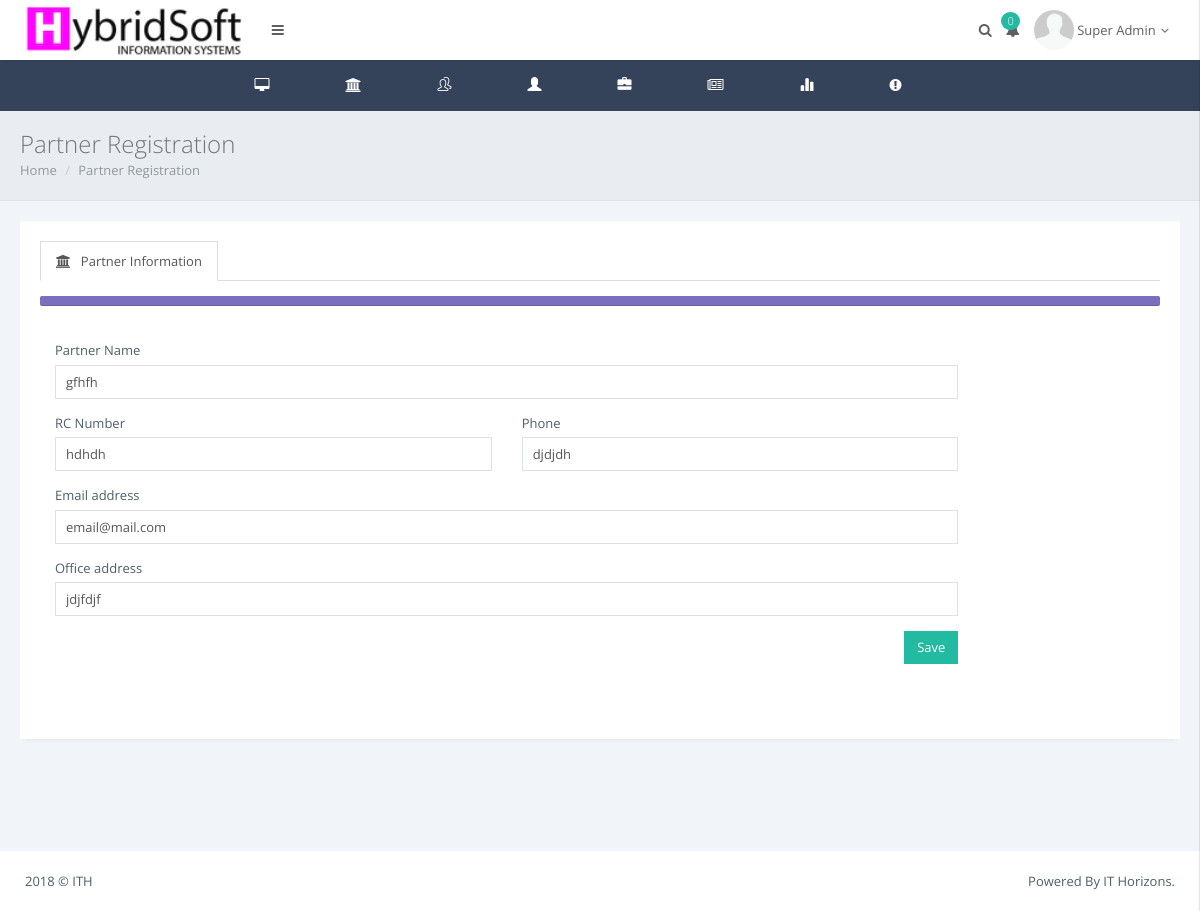
Screenshot of /admin/Epartner.php?id=17 (signed in) with the database file from the repository.
### tables this page shows
CREATE TABLE `users` (
  `user_id` int(10) NOT NULL,
  `username` varchar(50) NOT NULL,
  `rc` varchar(12) NOT NULL,
  `telephone` varchar(12) NOT NULL,
  `email` varchar(50) NOT NULL,
  `address` text NOT NULL,
  `city` varchar(50) NOT NULL,
  `state` varchar(50) NOT NULL,
  `dob` date NOT NULL,
  `lastname` varchar(50) NOT NULL,
  `firstname` varchar(50) NOT NULL,
  `middlename` varchar(50) NOT NULL,
  `password` varchar(255) NOT NULL,
  `role_id` int(11) NOT NULL,
  `nfname` varchar(200) NOT NULL,
  `nlname` varchar(200) NOT NULL,
  `nphone` varchar(200) NOT NULL,
  `nemail` varchar(200) NOT NULL,
  `naddress` text NOT NULL,
  `created` date NOT NULL,
  `createdby` int(11) NOT NULL
);

### admin/index.php (called while the page is built, shortened)
<?php
include_once "../db.php";
if (isset($_SESSION["id"])){
    $user_id = $_SESSION["id"];
    $userQuery = "SELECT * FROM users WHERE user_id = '$user_id'";
    $result = mysqli_query($con, $userQuery);
    $user = mysqli_fetch_assoc($result);
    $name=$user['firstname']." ".$user['lastname'];
    $uid=$user['user_id'];
    $ins_comp=$con->query("SELECT insurance_id FROM iuser WHERE user_id='$uid'");
    $ra=$ins_comp->fetch_array();
    $i_id=$ra['insurance_id'];
}else{
    header('Location:../index.php');
}
?>

### admin/Epartner.php (the view, shortened to what this page needs)
<!DOCTYPE html>
<html>
    <head>
        <link href="../res/plugins/pace-master/themes/blue/pace-theme-flash.css" rel="stylesheet"/>
        <link href="../res/plugins/uniform/css/uniform.default.min.css" rel="stylesheet"/>
        <link href="../res/plugins/bootstrap/css/bootstrap.min.css" rel="stylesheet" type="text/css"/>
        <link href="../res/plugins/fontawesome/css/font-awesome.css" rel="stylesheet" type="text/css"/>
        <link href="../res/plugins/line-icons/simple-line-icons.css" rel="stylesheet" type="text/css"/>
        <link href="../res/plugins/offcanvasmenueffects/css/menu_cornerbox.css" rel="stylesheet" type="text/css"/>
        <link href="../res/plugins/waves/waves.min.css" rel="stylesheet" type="text/css"/>
        <link href="../res/plugins/switchery/switchery.min.css" rel="stylesheet" type="text/css"/>
        <link href="../res/plugins/3d-bold-navigation/css/style.css" rel="stylesheet" type="text/css"/>
        <link href="../res/plugins/slidepushmenus/css/component.css" rel="stylesheet" type="text/css"/>
        <link href="../res/plugins/bootstrap-datepicker/css/datepicker3.css" rel="stylesheet" type="text/css"/>
        <link href="../res/css/modern.css" rel="stylesheet" type="text/css"/>
        <link href="../res/css/themes/white.css" class="theme-color" rel="stylesheet" type="text/css"/>
        <link href="../res/css/custom.css" rel="stylesheet" type="text/css"/>
    </head>
   <?php
   include 'nav.php';
   $id= $_GET['id'];
   $cst=$con->query("SELECT * FROM users WHERE user_id='$id'");
   $ro=$cst->fetch_array();
   ?>
            <div class="page-inner">
                <div class="page-title">
                    <h3>Partner Registration</h3>
                    <div class="page-breadcrumb">
                        <ol class="breadcrumb">
                            <li><a href="home.php">Home</a></li>
                            <li><a href="#">Partner Registration</a></li>
                        </ol>
                    </div>
                </div>
                <div id="main-wrapper">
                    <div class="row">
                        <div class="col-md-12">
                            <div class="panel panel-white">
                                <div class="panel-body">
                                    <div id="rootwizard">
                                        <ul class="nav nav-tabs" role="tablist">
                                            <li role="presentation" class="active"><a href="#tab1" data-toggle="tab"><i class="fa fa-bank m-r-xs"></i>Partner Information</a></li>
                                        </ul>
                                        <div class="progress progress-sm m-t-sm">
                                            <div class="progress-bar progress-bar-primary" role="progressbar" aria-valuenow="20" aria-valuemin="0" aria-valuemax="100" style="width: 0%">
                                            </div>
                                        </div>
                                        <form id="wizardForm" method="post" action="">
                                            <div class="tab-content">
                                                <div class="tab-pane active fade in" id="tab1">
                                                    <div class="row m-b-lg">
                                                        <div class="col-md-10">
                                                            <div class="row">
                                                                <div class="form-group col-md-12">
                                                                    <label for="exampleInputName">Partner Name</label>
                                                                    <input type="text" class="form-control" name="name" id="exampleInputName" value="<?php echo $ro['firstname']; ?>" required />
                                                                </div>
                                                                <div class="form-group  col-md-6">
                                                                    <label for="exampleInputName2">RC Number</label>
                                                                    <input type="text" class="form-control col-md-6" name="rc" id="rc" value="<?php echo $ro['rc']; ?>" required />
                                                                </div>
                                                                <div class="form-group col-md-6">
                                                                    <label for="exampleInputName">Phone</label>
                                                                    <input type="text" class="form-control" name="phone" id="phone" value="<?php echo $ro['telephone']; ?>" required />
                                                                </div>
                                                                <div class="form-group col-md-12">
                                                                    <label for="exampleInputEmail">Email address</label>
                                                                    <input type="email" class="form-control" name="email" id="email" value="<?php echo $ro['email']; ?>" required />
                                                                </div>
                                                                <div class="form-group col-md-12">
                                                                    <label for="exampleInputEmail">Office address</label>
                                                                    <input type="text" class="form-control" name="address" id="address" value="<?php echo $ro['address']; ?>" required />
                                                                </div>
                                                                <div class="form-group col-md-12">
                                                                 <button type="submit" name="submit" class="btn btn-success pull-right">Save</button>
                                                                </div>
                                                            </div>
                                                        </div>
                                                    </div>
                                                </div>
                                            </div>
                                        </form>
                                    </div>
                                </div>
                            </div>
                        </div>
                    </div>
                </div>
                <div class="page-footer">
                    <p class="no-s">2018 &copy; ITH <span class="pull-right">Powered By IT Horizons.</span></p>
                </div>
            </div>
        </main>
    </body>
</html>

### admin/nav.php (shortened to what this page needs)
<?php
include_once "index.php";?>
    <body class="page-header-fixed page-horizontal-bar">
        <main class="page-content content-wrap">
            <div class="navbar">
                <div class="navbar-inner">
                    <div class="logo-box" style="background: #fff;">
                        <a href="home.php" class="logo-text">
                            <span>
                                <img src="../assets/images/logo2.png" height="54" alt=""/>
                            </span></a>
                    </div>
                    <div class="topmenu-outer">
                        <div class="top-menu">
                            <ul class="nav navbar-nav navbar-left">
                                <li>
                                    <a href="javascript:void(0);" class="waves-effect waves-button waves-classic sidebar-toggle"><i class="fa fa-bars"></i></a>
                                </li>
                            </ul>
                            <ul class="nav navbar-nav navbar-right">
                                <li>
                                    <a href="javascript:void(0);" class="waves-effect waves-button waves-classic show-search"><i class="fa fa-search"></i></a>
                                </li>
                                <?php
                                        $usrx=$con->query("SELECT count(distinct user_id) AS customer, count(policy) AS policy, sum(premium) AS premium FROM transaction WHERE insurance_id='$i_id' AND status='Active' ");
                                        $ru2=$usrx->fetch_array();
                                        $n=$ru2['policy'];
                                        ?>
                                <li class="dropdown">
                                    <a href="#" class="dropdown-toggle waves-effect waves-button waves-classic" data-toggle="dropdown"><i class="fa fa-bell"></i><span class="badge badge-success pull-right"><?php echo $n;?></span></a>
                                </li>
                                <li class="dropdown">
                                    <a href="#" class="dropdown-toggle waves-effect waves-button waves-classic" data-toggle="dropdown">
                                        <img class="img-circle avatar" src="../res/images/avatar1.png" width="40" height="40" alt="">
                                        <span class="user-name"><?php echo $name; ?><i class="fa fa-angle-down"></i></span>
                                    </a>
                                </li>
                                <li>
                                    <a href="javascript:void(0);"  id="showRight"></a>
                                </li>
                            </ul>
                        </div>
                    </div>
                </div>
            </div>
            <div class="horizontal-bar sidebar">
                <div class="page-sidebar-inner slimscroll">
                    <ul class="menu accordion-menu">
                        <li><a href="home.php" class="waves-effect waves-button"><span class="menu-icon fa fa-desktop"></span><p>Dashboard</p></a></li>
                        <li class="droplink"><a href="#" class="waves-effect waves-button"><span class="menu-icon fa fa-bank"></span><p>Partners</p><span class="arrow"></span></a>
                        </li>
                        <li class="droplink"><a href="#" class="waves-effect waves-button"><span class="menu-icon icon-users"></span><p>Customers</p><span class="arrow"></span></a>
                        </li>
                        <li class="droplink"><a href="#" class="waves-effect waves-button"><span class="menu-icon glyphicon glyphicon-user"></span><p>Marketers</p><span class="arrow"></span></a>
                        </li>
                        <li class="droplink"><a href="#" class="waves-effect waves-button"><span class="menu-icon glyphicon glyphicon-briefcase"></span><p>Claims</p><span class="arrow"></span></a>
                        </li>
                        <li class="droplink"><a href="#" class="waves-effect waves-button"><span class="menu-icon fa fa-newspaper-o"></span><p>Products</p><span class="arrow"></span></a>
                        </li>
                        <li><a href="report.php" class="waves-effect waves-button"><span class="menu-icon glyphicon glyphicon-stats"></span><p>Reporting</p></a></li>
                        <li><a href="complain.php" class="waves-effect waves-button"><span class="menu-icon fa fa-exclamation-circle"></span><p>Complians</p></a></li>
                    </ul>
                </div>
            </div>

### res/css/themes/white.css (style rules this page uses)
.page-content { background: #34425A; }
.navbar .logo-box { background: #fff; }
.navbar .logo-box a { color: #5f5f5f; }
.sidebar { background: #34425A; }
.menu { background: #34425A; }
.menu.accordion-menu a { color: #899dc1; }

### rows the page displays
users: name "Super Admin"
users: name "gfhfh", rc "hdhdh", phone "djdjdh", email "email@mail.com", address "jdjfdjf"

### other values shown
$n "0"
